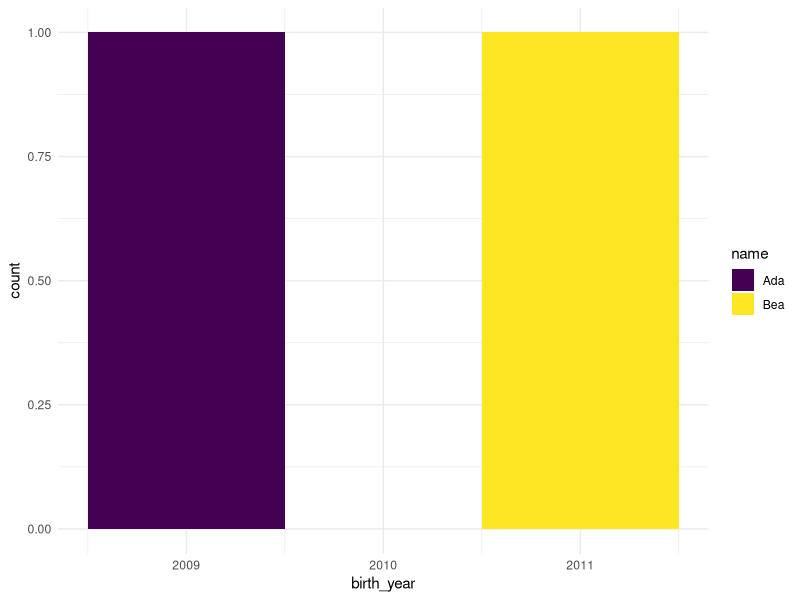

Write the R code that produced this figure.
## ---- chunk 1
knitr::opts_chunk$set(echo = TRUE)
## ---- chunk 2
cats <- data.frame("name" = c("Ada", "Bea"),
                   "birth_year" = c(2009, 2011),
                   "color_primary" = c("white", "black"),
                   "color_secondary" = c("gray", "white"))
## ---- chunk 3
library(ggplot2)
library(viridisLite)
ggplot(cats, aes(x = birth_year, fill = name)) +
  geom_histogram(binwidth = 1) +
  scale_fill_manual(values = viridis(2)) +
  theme_minimal()
